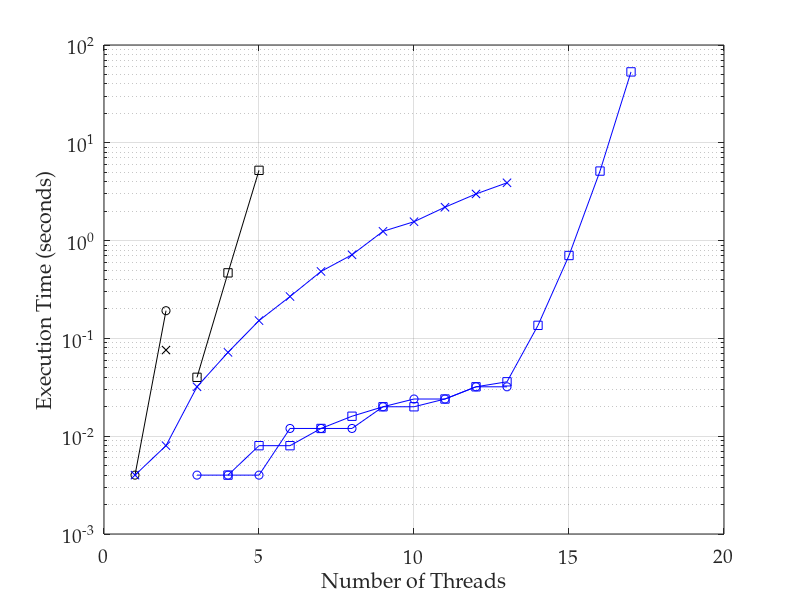

Here is the MATLAB script that generated this plot: (Note: this script raises an error after producing the figure.)
%% importing data
transitions = dlmread('fs_time_data.csv', ',', 1, 1);
% convert 0 values to NaNs, as these don't plot
transitions(transitions==0)=nan;
threads = [1:17];

%% plotting lines

semilogy(threads, transitions(:, 1), 'ko-')
hold on
semilogy(threads, transitions(:, 2), 'kx-')
semilogy(threads, transitions(:, 3), 'ks-')
semilogy(threads, transitions(:, 4), 'bo-')
semilogy(threads, transitions(:, 5), 'bx-')
semilogy(threads, transitions(:, 6), 'bs-')
hold off
grid on

%% adding axis labels
% legend doesn't fit; will have to refer to another fogure for key
set(gca, 'FontName', 'Palatino Linotype', 'FontSize', 14);
xlabel('Number of Threads');
ylabel('Execution Time (seconds)')

%% output pdf file
h = figure(1);
h.Units = 'centimeters'; % set figure position to cm
%h.Position(2) = [h.Position(2)-9]; % set figure position bevore resize
h.Position([3:4]) = [16,13]; % resize figure
Plot2LaTeX( h, 'fs_time_fig' )